Frame 1 (no input): blank canvas, image omitted
Frame 60 (no input): blank canvas, image omitted
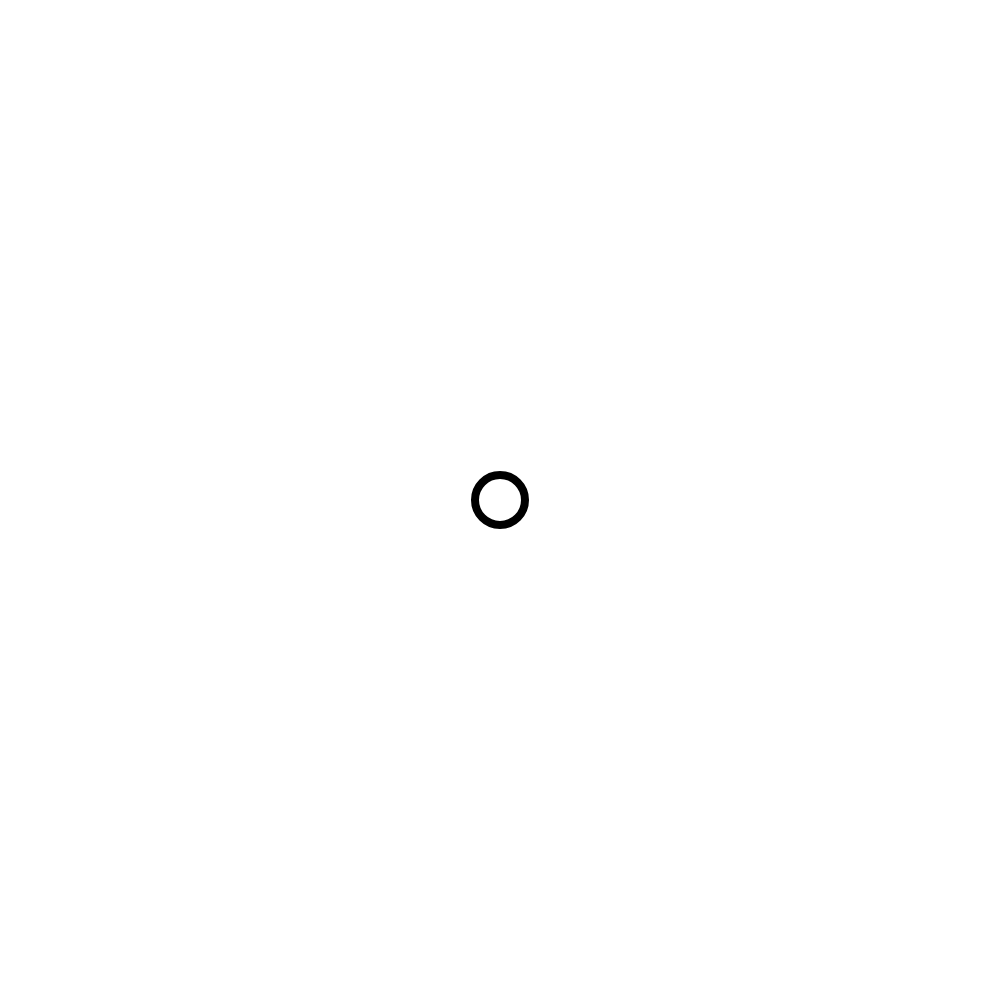
Frame 120 (the mouse pressed at the canvas centre since frame 60)

The p5.js sketch whose frames 1 and 60 were blank and that drew this single picture after the mouse press (run headless with seeded random() and noise() and a simulated clock; from frame 60 on, the mouse is pressed at the canvas centre):

// p5.js sketch
// ── sketch.js
function setup() {
  createCanvas(1000, 1000);
  strokeWeight(8);
}

function draw() {
  background(255);
  circle(mouseX,mouseY,50)
}
